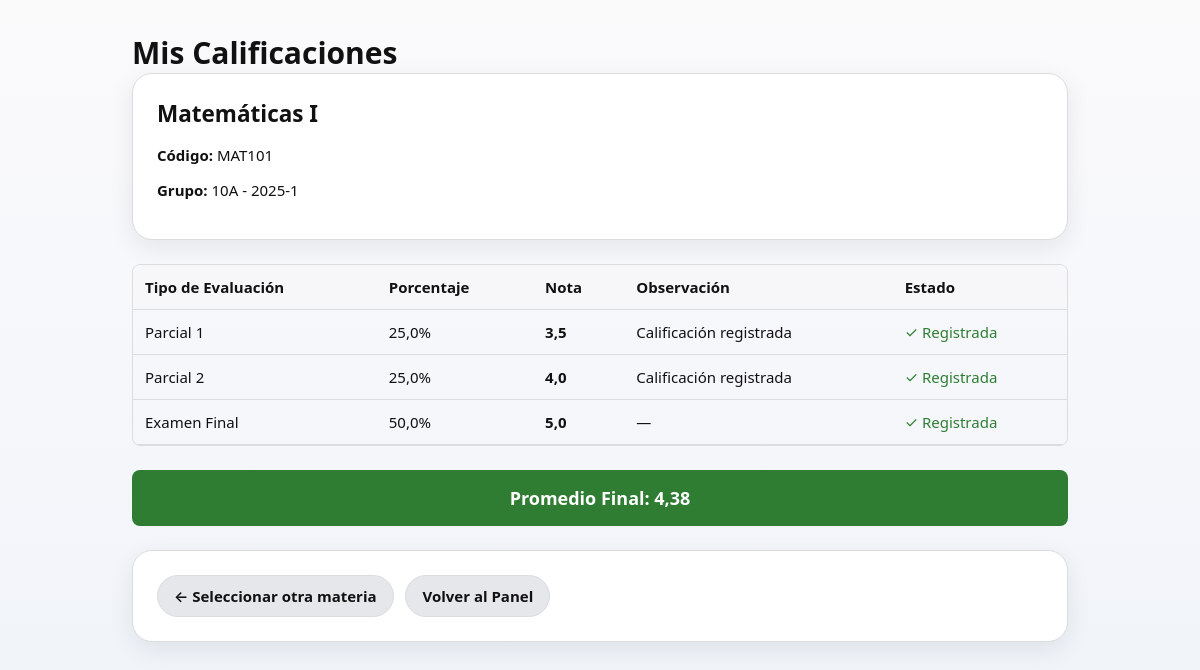
Screenshot of /estudiante/notas/1/ (signed in) with the database file from the repository.
### sgenapp/models.py (models this page shows, shortened)
class MateriaGrupo(models.Model):
    materia = models.ForeignKey(Materia, on_delete=models.CASCADE)
    grupo = models.ForeignKey(Grupo, on_delete=models.CASCADE)
    profesor = models.ForeignKey(Usuario, on_delete=models.SET_NULL, null=True, limit_choices_to={'rol': '2'})
    class Meta:
        verbose_name = 'Materia-Grupo'
        verbose_name_plural = 'Materias-Grupos'
        unique_together = ('materia', 'grupo')

class Materia(models.Model):
    nombre = models.CharField(max_length=100)
    codigo = models.CharField(max_length=20, unique=True)
    descripcion = models.TextField(blank=True)
    creditos = models.PositiveIntegerField(default=3)
    class Meta:
        verbose_name = 'Materia'
        verbose_name_plural = 'Materias'

class Grupo(models.Model):
    nombre = models.CharField(max_length=100)  # Ej: "10A", "11B"
    periodo = models.ForeignKey(PeriodoAcademico, on_delete=models.CASCADE, related_name='grupos')
    capacidad = models.PositiveIntegerField(default=30)
    class Meta:
        verbose_name = 'Grupo'
        verbose_name_plural = 'Grupos'
        unique_together = ('nombre', 'periodo')

class PeriodoAcademico(models.Model):
    nombre = models.CharField(max_length=50, unique=True)  # Ej: "2025-1", "2025-2"
    descripcion = models.CharField(max_length=200, blank=True)
    activo = models.BooleanField(default=True)
    fecha_inicio = models.DateField()
    fecha_fin = models.DateField()
    class Meta:
        verbose_name = 'Período Académico'
        verbose_name_plural = 'Períodos Académicos'
        ordering = ['-nombre']

class Calificacion(models.Model):
    estudiante = models.ForeignKey(Usuario, on_delete=models.CASCADE, limit_choices_to={'rol': '3'})
    materia_grupo = models.ForeignKey(MateriaGrupo, on_delete=models.CASCADE)
    tipo_evaluacion = models.ForeignKey(TipoEvaluacion, on_delete=models.CASCADE)
    nota = models.FloatField(null=True, blank=True)
    observacion = models.TextField(blank=True)
    estado = models.CharField(
        max_length=20,
        choices=[
            ('pendiente', 'Pendiente'),
            ('registrada', 'Registrada'),
            ('corregida', 'Corregida'),
        ],
        default='pendiente'
    )
    fecha_creacion = models.DateTimeField(auto_now_add=True)
    fecha_actualizacion = models.DateTimeField(auto_now=True)
    class Meta:
        verbose_name = 'Calificación'
        verbose_name_plural = 'Calificaciones'
        unique_together = ('estudiante', 'materia_grupo', 'tipo_evaluacion')

class TipoEvaluacion(models.Model):
    nombre = models.CharField(max_length=100)  # Ej: "Parcial 1", "Examen Final", "Quiz"
    porcentaje = models.FloatField()  # Porcentaje que aporta a la nota final
    class Meta:
        verbose_name = 'Tipo de Evaluación'
        verbose_name_plural = 'Tipos de Evaluación'

### sgenapp/views.py (the view)
# urls.py: path('estudiante/notas/', views.estudiante_ver_notas, name='estudiante_ver_notas'),
@login_required(login_url='login')
def estudiante_ver_notas(request, materia_grupo_id=None):
    if request.user.rol != '3':
        return redirect('login')
    if not materia_grupo_id:
        grupos = EstudianteGrupo.objects.filter(estudiante=request.user).values_list('grupo', flat=True)
        calificaciones = Calificacion.objects.filter(
            estudiante=request.user,
            materia_grupo__grupo_id__in=grupos
        ).select_related('materia_grupo__materia', 'tipo_evaluacion')
        materias_dict = {}
        for cal in calificaciones:
            materia_codigo = cal.materia_grupo.materia.codigo
            if materia_codigo not in materias_dict:
                materias_dict[materia_codigo] = {
                    'materia': cal.materia_grupo.materia,
                    'calificaciones': [],
                    'promedio': 0
                }
            materias_dict[materia_codigo]['calificaciones'].append(cal)
        for materia_codigo, data in materias_dict.items():
            calificaciones = data['calificaciones']
            if calificaciones:
                suma_ponderada = sum(cal.nota * (cal.tipo_evaluacion.porcentaje / 100)
                                    for cal in calificaciones if cal.nota)
                data['promedio'] = round(suma_ponderada, 2)
        context = {
            'todas_notas': True,
            'materias': list(materias_dict.values()),
        }
    else:
        materia_grupo = get_object_or_404(MateriaGrupo, id=materia_grupo_id)
        calificaciones = Calificacion.objects.filter(
            estudiante=request.user,
            materia_grupo=materia_grupo
        ).select_related('tipo_evaluacion')
        promedio = 0
        if calificaciones.exists():
            suma_ponderada = sum(cal.nota * (cal.tipo_evaluacion.porcentaje / 100)
                                for cal in calificaciones if cal.nota)
            promedio = round(suma_ponderada, 2)
        context = {
            'todas_notas': False,
            'materia_grupo': materia_grupo,
            'calificaciones': calificaciones,
            'promedio': promedio,
        }
    return render(request, 'estudiante_ver_notas.html', context)

### sgenapp/templates/estudiante_ver_notas.html (shortened to what this page needs)
<!doctype html>
<html lang="es">
<head>
</head>
<body>
  <div class="container">
    <div class="header">
      <h1>Mis Calificaciones</h1>
    </div>
    {% if todas_notas %}
      {% for materia in materias %}
        <div class="materia-card">
          <h3>{{ materia.materia.nombre }} ({{ materia.materia.codigo }})</h3>
          {% if materia.calificaciones %}
            <table class="table">
              <thead>
                <tr>
                  <th>Tipo de Evaluación</th>
                  <th>Porcentaje</th>
                  <th>Nota</th>
                  <th>Observación</th>
                  <th>Estado</th>
                </tr>
              </thead>
              <tbody>
                {% for cal in materia.calificaciones %}
                <tr>
                  <td>{{ cal.tipo_evaluacion.nombre }}</td>
                  <td>{{ cal.tipo_evaluacion.porcentaje }}%</td>
                  <td>
                    {% if cal.nota %}
                      <strong>{{ cal.nota|floatformat:1 }}</strong>
                    {% else %}
                      <span class="status-pending">Pendiente</span>
                    {% endif %}
                  </td>
                  <td>{{ cal.observacion|default:"—" }}</td>
                  <td>
                    {% if cal.nota %}
                      <span class="status-done">✓ Registrada</span>
                    {% else %}
                      <span class="status-pending">Pendiente</span>
                    {% endif %}
                  </td>
                </tr>
                {% endfor %}
              </tbody>
            </table>
            <div class="promedio-box">
              Promedio: {{ materia.promedio|floatformat:2 }}
            </div>
          {% else %}
            <p>No hay calificaciones registradas para esta materia</p>
          {% endif %}
        </div>
      {% endfor %}
      <div class="card">
        <a href="{% url 'estudiante_seleccionar_materia' %}" class="btn">← Seleccionar otra materia</a>
        <a href="{% url 'estudiante_dashboard' %}" class="btn" style="margin-left:.5rem">Volver al Panel</a>
      </div>
    {% else %}
      <div class="card">
        <h2>{{ materia_grupo.materia.nombre }}</h2>
        <p><strong>Código:</strong> {{ materia_grupo.materia.codigo }}</p>
        <p><strong>Grupo:</strong> {{ materia_grupo.grupo.nombre }} - {{ materia_grupo.grupo.periodo.nombre }}</p>
      </div>
      {% if calificaciones %}
        <table class="table">
          <thead>
            <tr>
              <th>Tipo de Evaluación</th>
              <th>Porcentaje</th>
              <th>Nota</th>
              <th>Observación</th>
              <th>Estado</th>
            </tr>
          </thead>
          <tbody>
            {% for cal in calificaciones %}
            <tr>
              <td>{{ cal.tipo_evaluacion.nombre }}</td>
              <td>{{ cal.tipo_evaluacion.porcentaje }}%</td>
              <td>
                {% if cal.nota %}
                  <strong>{{ cal.nota|floatformat:1 }}</strong>
                {% else %}
                  <span class="status-pending">Pendiente</span>
                {% endif %}
              </td>
              <td>{{ cal.observacion|default:"—" }}</td>
              <td>
                {% if cal.nota %}
                  <span class="status-done">✓ Registrada</span>
                {% else %}
                  <span class="status-pending">Pendiente</span>
                {% endif %}
              </td>
            </tr>
            {% endfor %}
          </tbody>
        </table>
        <div class="promedio-box">
          Promedio Final: {{ promedio|floatformat:2 }}
        </div>
      {% else %}
        <div class="card">
          <p>No hay calificaciones registradas para esta materia</p>
        </div>
      {% endif %}
      <div class="card">
        <a href="{% url 'estudiante_seleccionar_materia' %}" class="btn">← Seleccionar otra materia</a>
        <a href="{% url 'estudiante_dashboard' %}" class="btn" style="margin-left:.5rem">Volver al Panel</a>
      </div>
    {% endif %}
  </div>
</body>
</html>

### sgenapp/templates/estudiante_ver_notas.html (style rules this page uses)
:root { --brand-blue: #1565C0; --brand-red: #D32F2F; --success: #2E7D32; --bg:#FFFFFF; --text:#111111; --muted:#6B7280; --border:#DADCE0; --shadow:0 8px 24px rgba(16,24,40,.08); --font-sans:ui-sans-serif, system-ui, -apple-system, Segoe UI, Roboto, Inter, "Helvetica Neue", Arial, sans-serif; --space-4:1rem; --space-6:1.5rem; --space-8:2rem; --radius-xl:1.25rem; }
* { box-sizing:border-box }
html,body { height:100%; margin:0 }
body { font-family:var(--font-sans); font-size:15px; color:var(--text); background:linear-gradient(180deg,#fafafb, #f4f6fa 60%, #eef2f7) }
.container { max-width:1000px; margin:0 auto; padding:var(--space-8) }
.header h1 { margin:0 }
.btn { appearance:none; border:1px solid var(--border); background:#e5e7eb; color:var(--text); padding:.625rem 1rem; border-radius:999px; font-weight:600; cursor:pointer; transition:.15s; text-decoration:none; display:inline-block }
.card { background:var(--bg); border:1px solid var(--border); border-radius:var(--radius-xl); box-shadow:var(--shadow); padding:var(--space-6); margin-bottom:var(--space-6) }
.card h2 { margin:0 0 var(--space-4) }
.table { width:100%; border-collapse:separate; border-spacing:0; border:1px solid var(--border); border-radius:.5rem; overflow:hidden; margin-bottom:var(--space-6) }
.table th, .table td { padding:.75rem; border-bottom:1px solid var(--border); text-align:left }
.table thead th { background:#F7F7F9; font-weight:700 }
.promedio-box { background:var(--success); color:#fff; padding:var(--space-4); border-radius:.5rem; text-align:center; font-weight:700; font-size:18px; margin-bottom:var(--space-6) }
.status-done { color:var(--success) }

### rows the page displays
MateriaGrupo: materia.nombre "Matemáticas I", materia.codigo "MAT101", grupo.nombre "10A", grupo.periodo.nombre "2025-1"
Calificacion: tipo_evaluacion.nombre "Parcial 1", tipo_evaluacion.porcentaje "25,0", nota "3,5", observacion "Calificación registrada", shows "✓ Registrada"
Calificacion: tipo_evaluacion.nombre "Parcial 2", tipo_evaluacion.porcentaje "25,0", nota "4,0", observacion "Calificación registrada", shows "✓ Registrada"
Calificacion: tipo_evaluacion.nombre "Examen Final", tipo_evaluacion.porcentaje "50,0", nota "5,0", observacion "—", shows "✓ Registrada"

### other values shown
{{ promedio|floatformat:2 }} "4,38"
